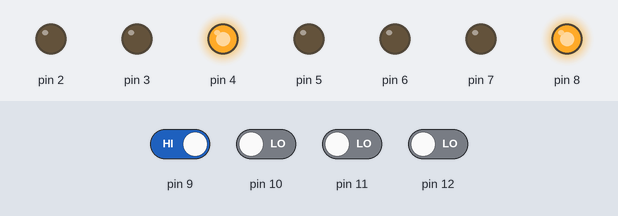
A sketch run on a simulated Arduino Uno, built with avr-gcc and run on an emulated ATmega328P. Shown: output pins drawn as LEDs (lit = HIGH). The test bench sets the inputs (shaded band); at power-on: pin 9 HIGH, pin 10–12 LOW.

Above: at 1.2 s.
1.3 s: pin 9 driven LOW
At 2.4 s:
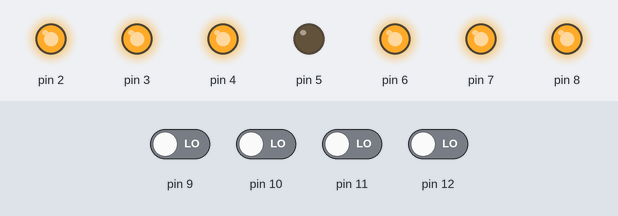
2.8 s: pin 10 driven HIGH
At 3.5 s:
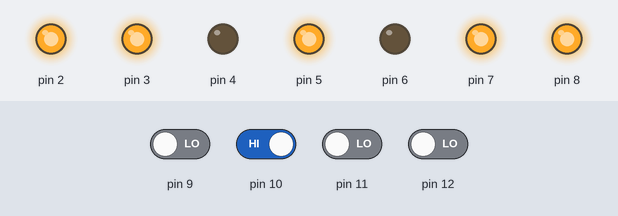
4.3 s: pin 11 driven HIGH
At 4.7 s:
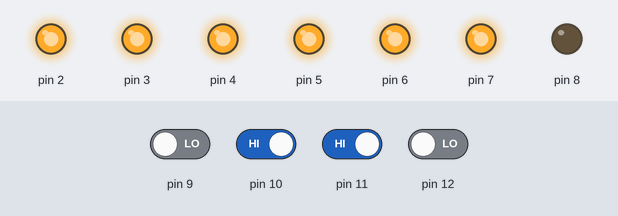
5.8 s: pin 12 driven HIGH
At 7.0 s:
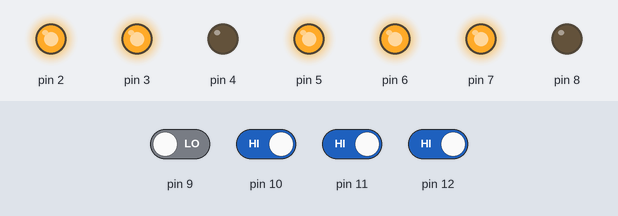
7.3 s: pin 9 driven HIGH
At 8.1 s:
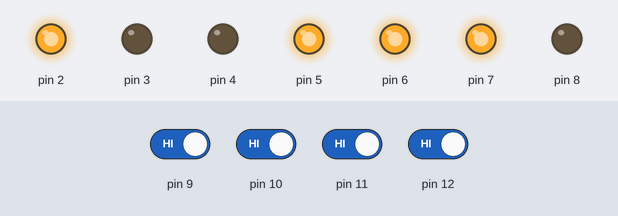
8.8 s: pin 10 driven LOW
At 9.3 s:
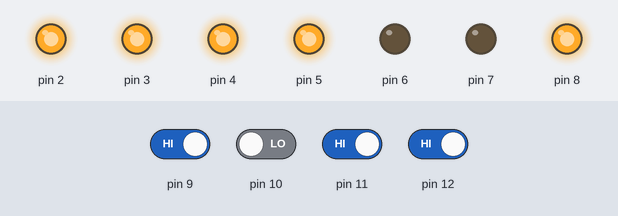
Timing chart, 0 to 11.3 s (numbered marks = the images above; inputs shaded):
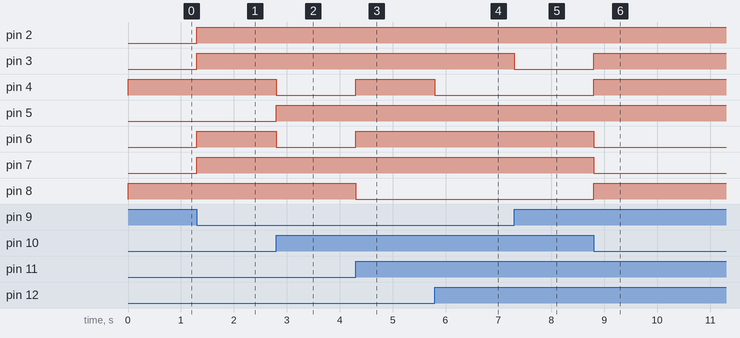

Measured:
- after the input at 1.3 s, pin 2, pin 3, pin 6, pin 7: LOW → HIGH at once
- after the input at 2.8 s, pin 4, pin 6: HIGH → LOW at once; pin 5: LOW → HIGH at once
- after the input at 4.3 s, pin 4, pin 6: LOW → HIGH at once; pin 8: HIGH → LOW at once
- after the input at 5.8 s, pin 4: HIGH → LOW at once
- after the input at 7.3 s, pin 3: HIGH → LOW at once
- after the input at 8.8 s, pin 3, pin 4, pin 8: LOW → HIGH at once; pin 6, pin 7: HIGH → LOW at once

The sketch:

Display.ino
```cpp
// Entradas de los dipswitch
int w = 0; // Entrada dipswitch1
int x = 0; // Entrada dipswitch2
int y = 0; // Entrada dipswitch3
int z = 0; // Entrada dipswitch4

// Función para encender los segmentos del display
void encender(int a, int b, int c, int d, int e, int f, int g) {
  digitalWrite(2, a);  // Segmento 'a'
  digitalWrite(3, b);  // Segmento 'b'
  digitalWrite(4, c);  // Segmento 'c'
  digitalWrite(5, d);  // Segmento 'd'
  digitalWrite(6, e);  // Segmento 'e'
  digitalWrite(7, f);  // Segmento 'f'
  digitalWrite(8, g);  // Segmento 'g'
}

// Inicializar pines
void setup() {
  // Configurar pines de salida para el display
  for (int pin = 2; pin <= 8; pin++) {
    pinMode(pin, OUTPUT);
  }

  // Configurar pines de entrada para los dipswitches
  for (int pin = 9; pin <= 12; pin++) {
    pinMode(pin, INPUT);
  }
}

// Función para mostrar un número en el display
void mostrarNumero(int numero) {
  switch (numero) {
    case 0: encender(1, 1, 1, 0, 1, 1, 1); break; // Muestra 0
    case 1: encender(0, 0, 1, 0, 0, 0, 1); break; // Muestra 1
    case 2: encender(1, 1, 0, 1, 0, 1, 1); break; // Muestra 2
    case 3: encender(0, 1, 1, 1, 0, 1, 1); break; // Muestra 3
    case 4: encender(0, 0, 1, 1, 1, 0, 1); break; // Muestra 4
    case 5: encender(0, 1, 1, 1, 1, 1, 0); break; // Muestra 5
    case 6: encender(1, 1, 1, 1, 1, 1, 0); break; // Muestra 6
    case 7: encender(0, 0, 1, 0, 1, 1, 1); break; // Muestra 7
    case 8: encender(1, 1, 1, 1, 1, 1, 1); break; // Muestra 8
    case 9: encender(0, 1, 1, 1, 1, 1, 1); break; // Muestra 9
    case 10: encender(1, 0, 1, 1, 1, 1, 1); break; // Muestra 10 (A)
    case 11: encender(1, 1, 1, 1, 1, 0, 0); break; // Muestra 11 (B)
    case 12: encender(1, 1, 0, 0, 1, 1, 0); break; // Muestra 12 (C)
    case 13: encender(1, 1, 1, 1, 0, 0, 1); break; // Muestra 13 (D)
    case 14: encender(1, 1, 0, 1, 1, 1, 0); break; // Muestra 14 (E)
    case 15: encender(1, 0, 0, 1, 1, 1, 0); break; // Muestra 15 (F)
    default: encender(0, 0, 0, 0, 0, 0, 0); break; // Apagar display si no hay coincidencia
  }
}

// Loop principal
void loop() {
  // Leer los estados de los dipswitches
  w = digitalRead(9);
  x = digitalRead(10);
  y = digitalRead (11);
  z = digitalRead(12);

  // Determinar el número a mostrar en el display basado en las combinaciones de dipswitch
  int numero = 0;

  if (!w && !x && !y && !z) {
    numero = 0;
  } else if (w && !x && !y && !z) {
    numero = 1;
  } else if (!w && x && !y && !z) {
    numero = 2;
  } else if (w && x && !y && !z) {
    numero = 3;
  } else if (!w && !x && y && !z) {
    numero = 4;
  } else if (w && !x && y && !z) {
    numero = 5;
  } else if (!w && x && y && !z) {
    numero = 6;
  } else if (w && x && y && !z) {
    numero = 7;
  } else if (!w && !x && !y && z) {
    numero = 8;
  } else if (w && !x && !y && z) {
    numero = 9;
  } else if (!w && x && !y && z) {
    numero = 10;
  } else if (w && x && !y && z) {
    numero = 11;
  } else if (!w && !x && y && z) {
    numero = 12;
  } else if (w && !x && y && z) {
    numero = 13;
  } else if (!w && x && y && z) {
    numero = 14;
  } else if (w && x && y && z) {
    numero = 15;
  }

  // Mostrar el número en el display
  mostrarNumero(numero);
}
```
